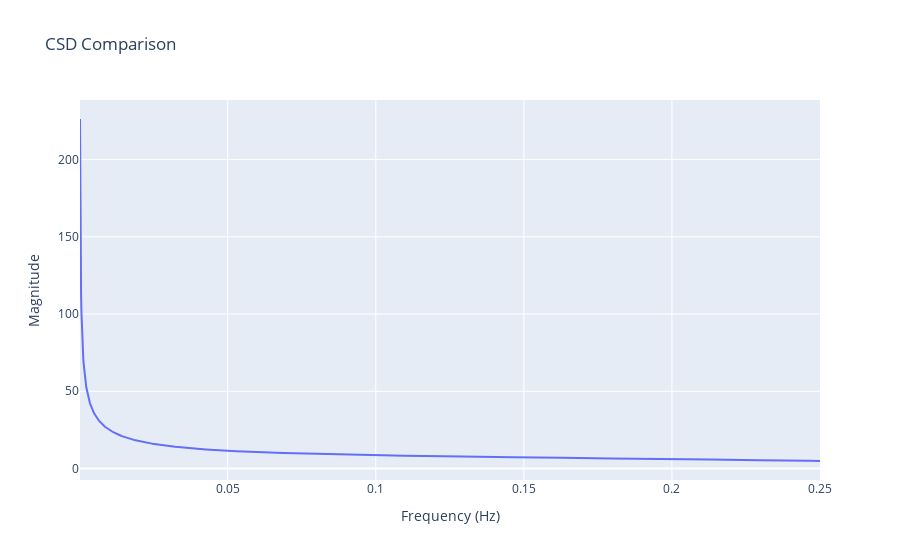
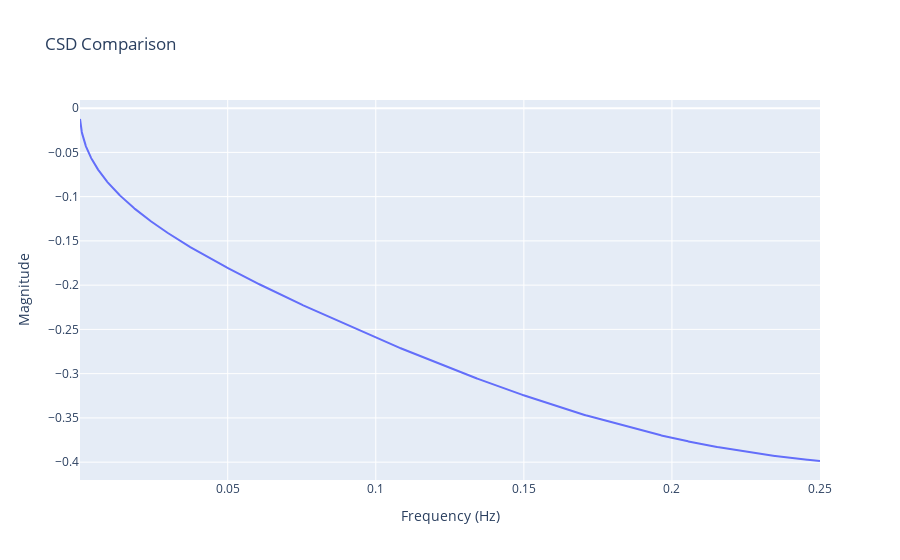
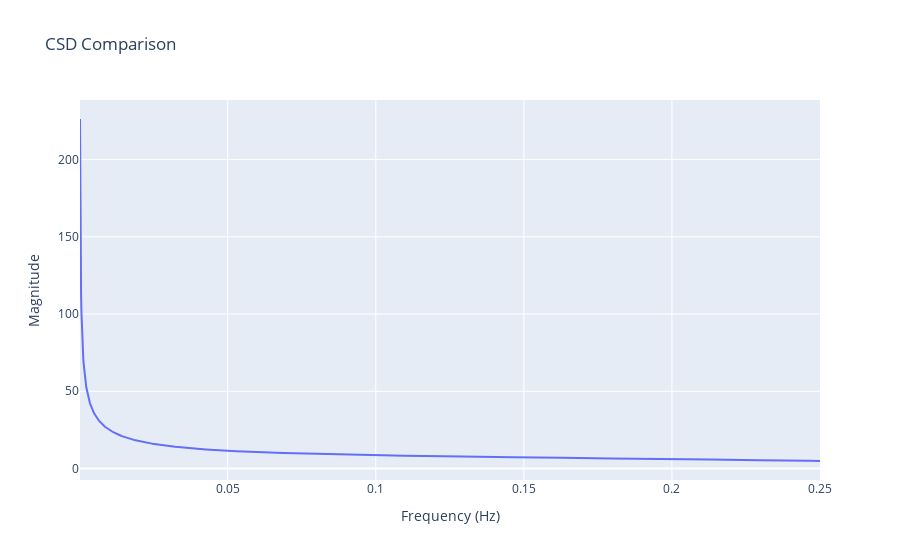

Write notebook code for charts like these, in order.
### Code cell
model = Spectral_DCM_Model(1).to(device)

# Call the interactive plot function
plot_interactive(model, x_train_tensor, y_train_tensor)

### Figure 1 — Plotly figure (JSON) as saved in the notebook; plotly's stock layout.template omitted (floating-point values rounded to 4 significant figures; data arrays with more than 128 entries replaced by an {"elided": "..."} marker saying what was removed)
{"data": [{"mode": "lines", "name": "simulated CSD", "type": "scatter", "x": {"elided": "2048 float values"}, "y": {"elided": "2048 float values"}}], "layout": {"legend": {"x": 0, "y": 1}, "title": {"text": "CSD Comparison"}, "xaxis": {"title": {"text": "Frequency (Hz)"}}, "yaxis": {"title": {"text": "Magnitude"}}}}

### Figure 2 — Plotly figure (JSON) as saved in the notebook; plotly's stock layout.template omitted (floating-point values rounded to 4 significant figures; data arrays with more than 128 entries replaced by an {"elided": "..."} marker saying what was removed)
{"data": [{"mode": "lines", "name": "simulated CSD", "type": "scatter", "x": {"elided": "2048 float values"}, "y": {"elided": "2048 float values"}}], "layout": {"legend": {"x": 0, "y": 1}, "title": {"text": "CSD Comparison"}, "xaxis": {"title": {"text": "Frequency (Hz)"}}, "yaxis": {"title": {"text": "Magnitude"}}}}

### Figure 3 — Plotly figure (JSON) as saved in the notebook; plotly's stock layout.template omitted (floating-point values rounded to 4 significant figures; data arrays with more than 128 entries replaced by an {"elided": "..."} marker saying what was removed)
{"data": [{"mode": "lines", "name": "simulated CSD", "type": "scatter", "x": {"elided": "2048 float values"}, "y": {"elided": "2048 float values"}}], "layout": {"legend": {"x": 0, "y": 1}, "title": {"text": "CSD Comparison"}, "xaxis": {"title": {"text": "Frequency (Hz)"}}, "yaxis": {"title": {"text": "Magnitude"}}}}
